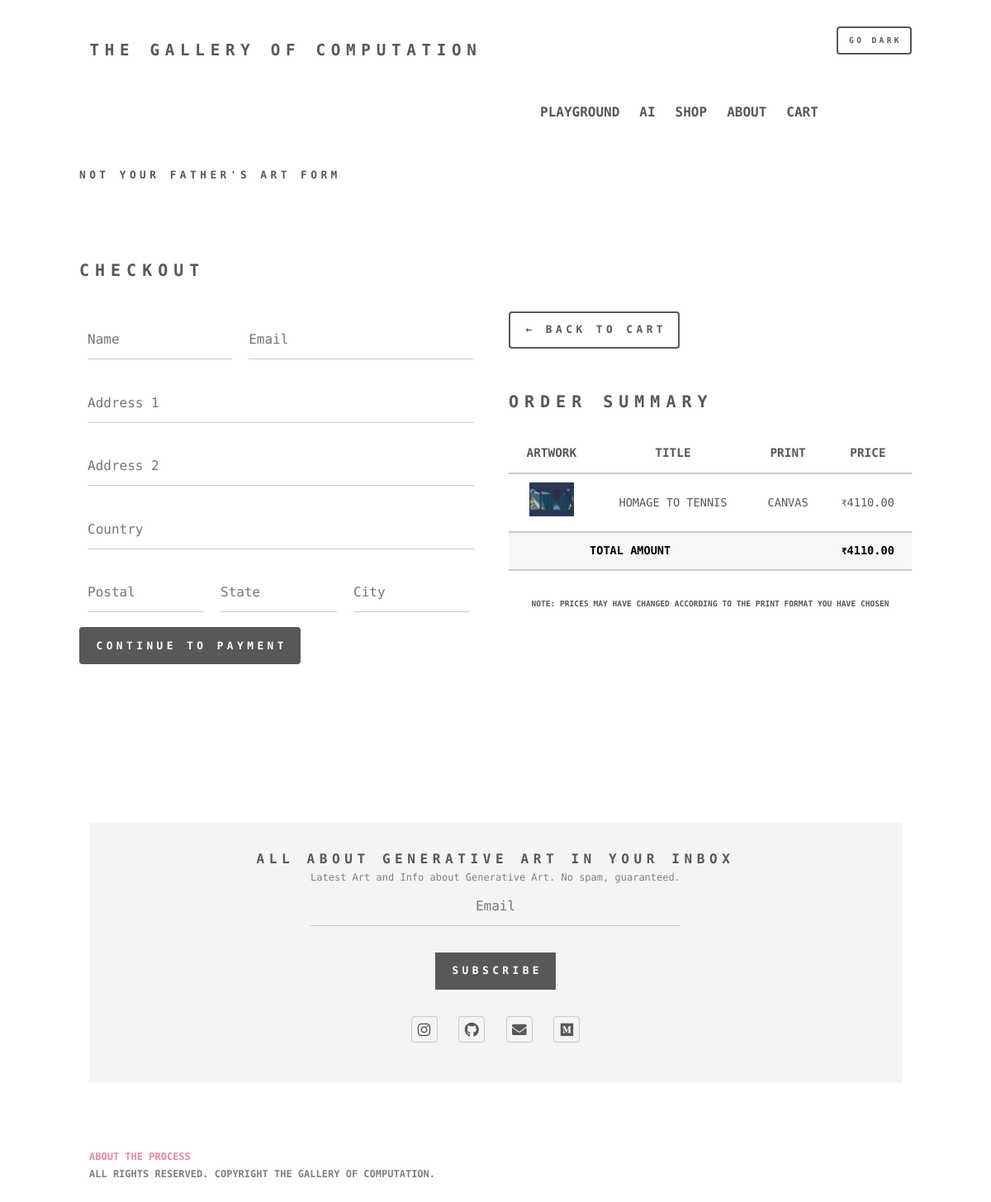
The page /checkout/ (signed in) on the database as committed earlier.
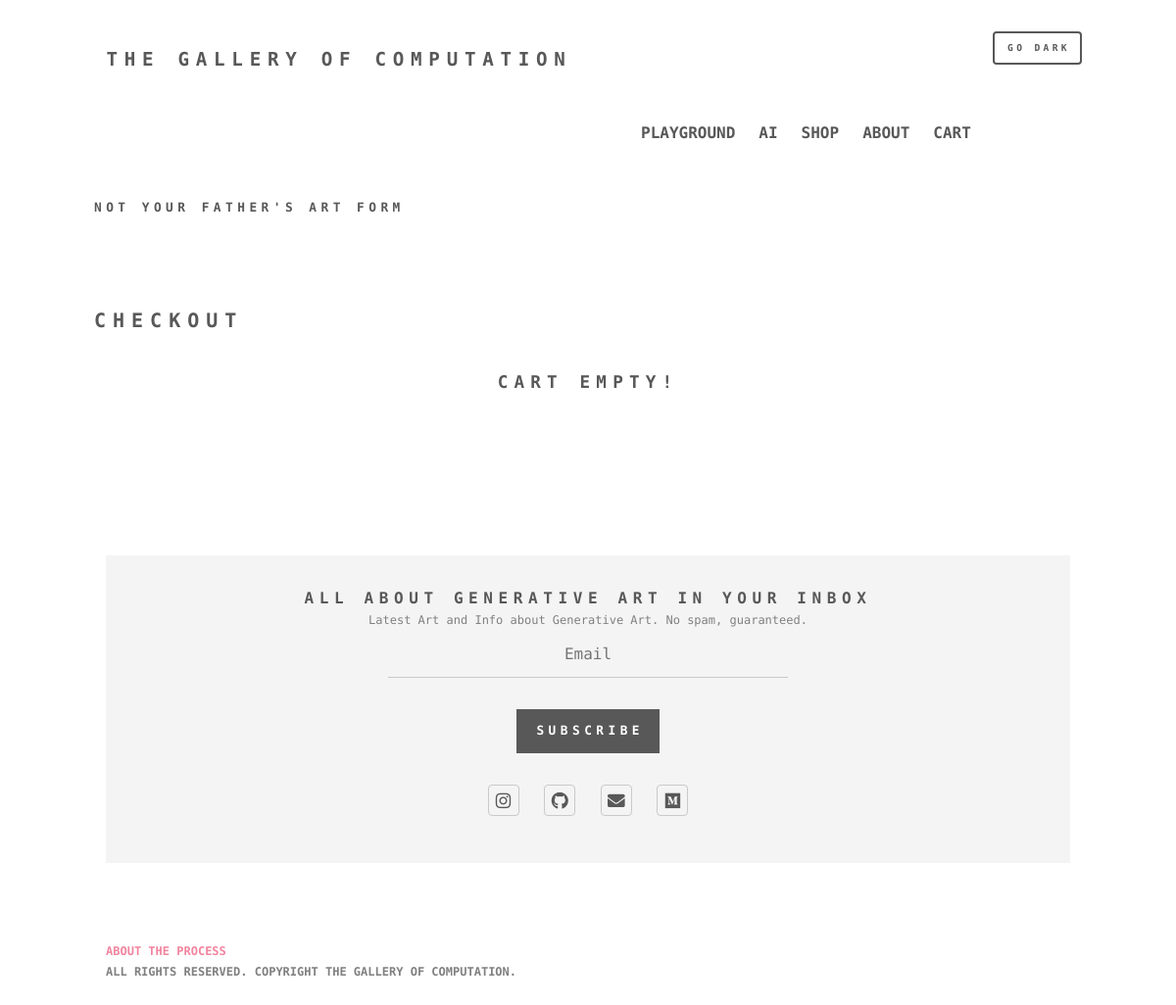
The same page on the database as committed later.
### shop/models.py (models this page shows, shortened)
class OrderItem(models.Model):
    product = models.ForeignKey(Product, on_delete=models.SET_NULL, blank=True, null=True)
    order = models.ForeignKey(Order, on_delete=models.SET_NULL, blank=True, null=True)
    date_ordered = models.DateTimeField(auto_now_add=True)
    signature_choices = (('Front', 'Front'), ('Back', 'Back'), ('None', 'None'))
    print_choices = (('Canvas', 'Canvas'), ('Matte Paper', 'Matte Paper'))
    printstyle = models.CharField(max_length=25, choices=print_choices, default='Canvas')
    signature = models.CharField(max_length=25, choices=signature_choices, default='Front')
    other = models.TextField(max_length=200, blank=True, null=True)
    @property
    def get_price(self):
        return self.product.price

class Product(models.Model):
    name = models.CharField(max_length=200, null=True)
    created = models.DateTimeField(default=datetime.datetime.now)
    price = models.FloatField()
    digital = models.BooleanField(default=False, null=True, blank=False)
    information = models.TextField(null=True, blank=False)
    sold = models.BooleanField(default=False)
    width = models.FloatField(default=16)
    height = models.FloatField(default=16)
    @property
    def get_default_image_url(self):
        try:
            images = list(self.productimage_set.filter(default_image=True))
            return images[0].image.url
        except Exception as e:
            print(f"Could not find the image url: {e}")
            return ''
    @property
    def get_canvas_factor(self):
        return 180
    @property
    def get_canvas_increment(self):
        return ((self.width + 6) // 12 * (self.height + 6) // 12) * self.get_canvas_factor

class ProductImage(models.Model):
    artwork_associated = models.ForeignKey(Product, on_delete=models.CASCADE)
    image = models.ImageField(null=True, blank=False)
    default_image = models.BooleanField(default=False)

class Order(models.Model):
    customer = models.ForeignKey(Customer, on_delete=models.SET_NULL, blank=True, null=True)
    date_ordered = models.DateTimeField(auto_now_add=True)
    complete = models.BooleanField(default=False, null=True, blank=False)
    transaction_id = models.CharField(max_length=200, null=True)
    @property
    def get_cart_total(self):
        return sum(
            [item.get_price + (item.printstyle.lower() == 'canvas') * item.product.get_canvas_increment for item in
             self.orderitem_set.all()])

### shop/views.py (the view, shortened to what this page needs)
# urls.py: path('checkout/', views.checkout, name='checkout'),
def checkout(request):
    if request.user.is_authenticated:
        customer = Customer.objects.all().filter(user=request.user)[0]
    else:
        customer = Customer.objects.all().filter(name='anon' + str(request.session.session_key))[0]
    form = ShippingAddressForm()
    order, created = Order.objects.get_or_create(customer=customer, complete=False)
    items = order.orderitem_set.all()
    for item in items:
        if item.product.sold:
            order.orderitem_set.get(id=item.id).delete()
        elif item.printstyle.lower() == 'canvas':
            item.product.price += item.product.get_canvas_increment
    context = {'items': items, 'order': order, 'page_title': "Checkout: The Gallery of Computation", 'form': form}
    return render(request, 'shop/checkout.html', context)

### shop/forms.py
class NewsletterForm(ModelForm):
    class Meta:
        model = NewsLetterEmail
        fields = ['email']
        widgets = {'email': forms.TextInput(attrs={
            'type': 'email',
            'name': 'email',
            'placeholder': 'Email',
            'class': 'email_footer'
        })}

class ShippingAddressForm(ModelForm):
    class Meta:
        model = ShippingAddress
        fields = ['name', 'email', 'address1', 'address2', 'country', 'postal', 'city', 'state']
        widgets = {
            'email': forms.TextInput(attrs={'type': 'email', 'name': 'email', 'placeholder': 'Email'}),
            'name': forms.TextInput(attrs={'type': 'text', 'name': 'name', 'placeholder': 'Name'}),
            'address1': forms.TextInput(attrs={'type': 'text', 'name': 'address', 'placeholder': 'Address 1'}),
            'address2': forms.TextInput(attrs={'type': 'text', 'name': 'address', 'placeholder': 'Address 2'}),
            'country': forms.TextInput(attrs={'type': 'text', 'name': 'country', 'placeholder': 'Country'}),
            'postal': forms.TextInput(attrs={'type': 'text', 'name': 'postal', 'placeholder': 'Postal'}),
            'city': forms.TextInput(attrs={'type': 'text', 'name': 'city', 'placeholder': 'City'}),
            'state': forms.TextInput(attrs={'type': 'text', 'name': 'state', 'placeholder': 'State'}),
        }

### shop/context_processors.py (called while the page is built)
def newsletter_form(request):
    return {'newsletter_form': NewsletterForm()}

### shop/Templates/shop/checkout.html (shortened to what this page needs)
{% extends 'shop/main.html' %}
{% load static %}
{% block content %}
    <header>
        <h2 style="margin-top: 2.5em; margin-bottom: 1.75em; font-size: 1.25em;">Checkout</h2>
        {% if not items %}
            <h2 style="text-align: center!important;">Cart Empty!</h2>
        {% else %}
            </header>
            <section>
            <form method="post" ">
                <div class="row gtr-uniform aln-center">
                    <div class="col-6 col-12-medium nestedrow">
                        <div class="col-1 col-12-medium">
                            {{ form.name }}
                        </div>
                        <div class="col-4 col-12-medium">
                            {{ form.email }}
                        </div>
                        <div class="col-6 col-12-xsmall">
                            {{ form.address1 }}
                        </div>
                        <div class="col-6 col-12-xsmall">
                            {{ form.address2 }}
                        </div>
                        <div class="col-6 col-12-xsmall">
                            {{ form.country }}
                        </div>
                        <div class="col-2 col-12-medium">
                            {{ form.postal }}
                        </div>
                        <div class="col-2 col-12-medium">
                            {{ form.state }}
                        </div>
                        <div class="col-2 col-12-medium">
                            {{ form.city }}
                        </div>
                    </div>
                    <div class="col-6 col-12-medium ">
                        <a href="{% url 'cart' %}" class="button">&larr; Back to Cart</a>
                        <h2 style="margin-top: 2em; margin-bottom: 1.75em; font-size: 1.25em;">Order Summary</h2>
                        <div class="table-wrapper">
                            <table>
                                <thead>
                                <tr>
                                    <th>Artwork</th>
                                    <th>Title</th>
                                    <th>Print</th>
                                    <th>Price</th>
                                </tr>
                                </thead>
                                <tbody>
                                {% for item in items %}
                                    <tr class="checkout-product-table">
                                        <td><a href="{% url 'product' item.product.id %}"><img
                                                src="{{ item.product.get_default_image_url }}" alt=""
                                                style="height: 3em"/></a></td>
                                        <td>{{ item.product.name }}</td>
                                        <td>{{ item.printstyle }}</td>
                                        <td><span style="font-size: 0.8em">₹</span>{{ item.product.price|floatformat:2 }}</td>
                                    </tr>
                                {% endfor %}
                                </tbody>
                                <tfoot>
                                <tr class="checkout-product-table">
                                    <td colspan="2">Total Amount</td>
                                    <td></td>
                                    <td><span style="font-size: 0.8em">₹</span>{{ order.get_cart_total|floatformat:2 }}</td>
                                </tr>
                                </tfoot>
                            </table>
                            <p style="font-size: 0.6em; text-transform: uppercase; text-align: center"><b>Note: Prices
                                may have
                                changed according to the print format you have chosen</b></p>
                        </div>
                    </div>
                </div>
                <div class="col-12">
                    <ul class="actions">
                        <li>
                            <button type="button" class="button primary payment">Continue To
                                Payment
                            </button>
                        </li>
                    </ul>
                </div>
                </div>
            <div class="row gtr-uniform aln-center">
                <div class="col-6 col-12-medium nestedrow">
                </div>
            </div>
        {% endif %}
{% endblock content %}

### shop/Templates/shop/main.html (shortened to what this page needs)
{% load static %}
<!DOCTYPE html>
<html lang="en">
<head>
    <link rel="stylesheet" href="{% static 'css/main.css' %}">
    <link rel="stylesheet" href="{% static 'css/dark_theme.css' %}">
</head>
<body class="is-preload">
<div id="wrapper">
    <header id="header">
        <div class="inner">
            <a href="{% url 'shop' %}" class="logo">
                                          <span class="title">THE GALLERY OF COMPUTATION</span>
            </a>
            <input type="button" style="float: right; font-size: 0.6em;" onclick="toggleTheme()" value="GO DARK" id="dark-theme"/>
        </div>
    </header>
    <nav id="navbar">
        <div class="navinner">
            <ul class="nav_links">
                <li><a href="{% url 'playground-home' %}">Playground</a></li>
                <li><a href="{% url 'ai-art' %}">AI</a></li>
                <li><a href="{% url 'shop' %}">Shop</a></li>
                <li><a href="{% url 'about' %}">About</a></li>
                <li><a href="{% url 'cart' %}">Cart</a></li>
            </ul>
        </div>
    </nav>
    <div style="padding: 1em">
        <div class="inner">
            <header>
                <h5><a href="{% url 'about_process' %}" class="underline_a" style="font-weight: 900;">Not your father's Art Form</a></h5>
            </header>
        </div>
    </div>
    <div id="main">
        <div class="inner">
            {% block content %}
            {% endblock content %}
        </div>
    </div>
    {% block footer_block %}
        <footer id="footer">
            <div class="inner">
                <h2>All About Generative Art In your Inbox</h2>
                <p>Latest Art and Info about Generative Art. No spam, guaranteed.</p>
                <form method="post" action="{% url 'subscribe' %}">
                    <div class="fields">
                        <div class="field half align-center">
                            {{ newsletter_form.email }}
                        </div>
                    </div>
                    <div class="">
                        <div class="subscribe">
                            <input type="submit" value="Subscribe" id="subscribe" class="primary subscribe"/>
                        </div>
                    </div>
                </form>
                <div>
                    <ul class="icons">
                        <li><a href="https://instagram.com/raunit_x" target="_blank"
                               class="icon brands style2 fa-instagram"></a></li>
                        <li><a href="https://github.com/raunit-x" target="_blank"
                               class="icon brands style2 fa-github"></a></li>
                        <li><a href="mailto:raunit88@gmail.com" target="_blank"
                               class="icon solid style2 fa-envelope"></a></li>
                        <li><a href="https://medium.com/@raunit_x" target="_blank"
                               class="icon brands style2 fa-medium"></a>
                        </li>
                    </ul>
                </div>
            </div>
        </footer>
    {% endblock %}
    <div class="copyright">
        <p><a href="{% url 'about_process' %}" style="color: #f2849e;" class="underline_a">About the Process</a></p>
        <p>All Rights Reserved. Copyright The Gallery of Computation.</p>
    </div>
</div>
</body>
</html>

### static/css/dark_theme.css (style rules this page uses)
html { background-color: #0e1011 !important; }
html, body, input, textarea, select, button { background-color: #0e1011; }
html, body, input, textarea, select, button { border-color: #72695b; color: #f2f0ed; }
a { color: #2b93ff; }
::placeholder { color: #b7afa4; }
:root { --darkreader-neutral-background: #080a0b; --darkreader-neutral-text: #e1dcd7; --darkreader-selection-background: #0048ae; --darkreader-selection-text: #f2f0ed; }
html, body, div, span, applet, object, iframe, h1, h2, h3, h4, h5, h6, p, blockquote, pre, a, abbr, acronym, address, big, cite, code, del, dfn, em, img, ins, kbd, q, s, samp, small, strike, strong, sub, sup, tt, var, b, u, i, center, dl, dt, dd, ol, ul, li, fieldset, form, label, legend, table, caption, tbody, tfoot, thead, tr, th, td, article, aside, canvas, details, embed, figure, figcaption, footer, header, hgroup, menu, nav, output, ruby, section, summary, time, mark, audio, video { border-color: initial; }
ol, ul { list-style-image: initial; }
body { background-image: initial; background-color: rgb(14, 16, 17); }
body, input, select, textarea { color: rgb(181, 174, 162); }
a { text-decoration-color: initial; color: rgb(181, 174, 162); }
h2 a, h3 a, h4 a, h5 a, h6 a { color: inherit; }
.icon { text-decoration-color: initial; border-bottom-color: initial; }
.icon.style2 { background-color: transparent; border-color: rgb(57, 63, 65); color: inherit; }
ul { list-style-image: initial; }
ul.icons { list-style-image: initial; }
input[type="text"], input[type="password"], input[type="email"], input[type="tel"], select, textarea { background-color: transparent; border-top-color: initial; border-right-color: initial; border-left-color: initial; border-bottom-color: rgb(57, 63, 65); color: inherit; outline-color: initial; text-decoration-color: initial; }
input[type="text"]:invalid, input[type="password"]:invalid, input[type="email"]:invalid, input[type="tel"]:invalid, select:invalid, textarea:invalid { box-shadow: none; }
input[type="submit"], input[type="reset"], input[type="button"], button, .button { background-color: transparent; border-color: initial; box-shadow: rgb(60, 66, 70) 0px 0px 0px 2px inset; text-decoration-color: initial; color: rgb(181, 174, 162) !important; }
input[type="submit"].primary, input[type="reset"].primary, input[type="button"].primary, button.primary, .button.primary { box-shadow: none; background-color: rgb(60, 66, 70); color: rgb(242, 240, 237) !important; }
#navbar ul > li > a { color: inherit; text-decoration-color: initial; border-bottom-color: initial !important; }
#header .logo { border-bottom-color: initial; color: inherit; text-decoration-color: initial; }
#footer { background-color: rgb(20, 24, 25); }
.copyright p { color: rgb(154, 145, 129); }
#footer p { color: rgb(154, 145, 129); }
.nav_links a::before { background-color: rgb(119, 2, 29); }
.underline_a::before { background-color: rgb(119, 2, 29); }
::placeholder { opacity: 0.5 !important; }

Rows that differ between the two databases and show on the page:
removed OrderItem: product.get_default_image_url (picture), product.name "HOMAGE TO TENNIS", printstyle "CANVAS", product.price "4110.00"
no longer on this page (row unchanged): Order: get_cart_total "4110.00"
Other text that changed with them:
text no longer shown: "← BACK TO CART ORDER SUMMARY ARTWORK TITLE PRINT PRICE TOTAL AMOUNT ₹ NOTE: PRICES MAY HAVE CHANGED ACCORDING TO THE PRINT FORMAT YOU HAVE CHOSEN CONTINUE TO PAYMENT"
text now shown: "CART EMPTY!"
